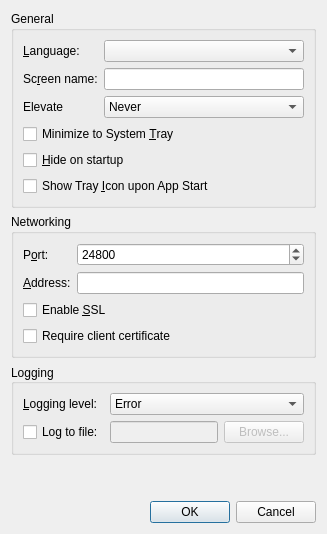
<?xml version="1.0" encoding="UTF-8"?>
<ui version="4.0">
 <class>SettingsDialog</class>
 <widget class="QDialog" name="SettingsDialog">
  <property name="geometry">
   <rect>
    <x>0</x>
    <y>0</y>
    <width>400</width>
    <height>0</height>
   </rect>
  </property>
  <property name="windowTitle">
   <string>Settings</string>
  </property>
  <layout class="QVBoxLayout" name="verticalLayout">
   <item>
    <widget class="QGroupBox" name="m_pGroupGeneral">
     <property name="enabled">
      <bool>true</bool>
     </property>
     <property name="sizePolicy">
      <sizepolicy hsizetype="Preferred" vsizetype="Preferred">
       <horstretch>0</horstretch>
       <verstretch>0</verstretch>
      </sizepolicy>
     </property>
     <property name="title">
      <string>General</string>
     </property>
     <layout class="QFormLayout" name="formLayout">
      <property name="fieldGrowthPolicy">
       <enum>QFormLayout::AllNonFixedFieldsGrow</enum>
      </property>
      <item row="0" column="0">
       <widget class="QLabel" name="m_pLabel_27">
        <property name="sizePolicy">
         <sizepolicy hsizetype="Preferred" vsizetype="Preferred">
          <horstretch>0</horstretch>
          <verstretch>0</verstretch>
         </sizepolicy>
        </property>
        <property name="minimumSize">
         <size>
          <width>75</width>
          <height>0</height>
         </size>
        </property>
        <property name="text">
         <string>&amp;Language:</string>
        </property>
        <property name="buddy">
         <cstring>m_pComboLanguage</cstring>
        </property>
       </widget>
      </item>
      <item row="0" column="1">
       <widget class="QComboBox" name="m_pComboLanguage"/>
      </item>
      <item row="1" column="0">
       <widget class="QLabel" name="m_pLabel_19">
        <property name="minimumSize">
         <size>
          <width>75</width>
          <height>0</height>
         </size>
        </property>
        <property name="text">
         <string>Sc&amp;reen name:</string>
        </property>
        <property name="buddy">
         <cstring>m_pLineEditScreenName</cstring>
        </property>
       </widget>
      </item>
      <item row="1" column="1">
       <widget class="QLineEdit" name="m_pLineEditScreenName">
        <property name="enabled">
         <bool>true</bool>
        </property>
       </widget>
      </item>
      <item row="2" column="0">
       <widget class="QLabel" name="m_pLabelElevate">
        <property name="text">
         <string>Elevate</string>
        </property>
       </widget>
      </item>
      <item row="2" column="1">
       <widget class="QComboBox" name="m_pComboElevate">
        <property name="toolTip">
         <string>Specify when the InputServer service should run at an elevated privilege level</string>
        </property>
        <property name="currentIndex">
         <number>2</number>
        </property>
        <item>
         <property name="text">
          <string>As Needed</string>
         </property>
        </item>
        <item>
         <property name="text">
          <string>Always</string>
         </property>
        </item>
        <item>
         <property name="text">
          <string>Never</string>
         </property>
        </item>
       </widget>
      </item>
      <item row="3" column="0" colspan="2">
       <widget class="QCheckBox" name="m_pCheckBoxMinimizeToTray">
        <property name="text">
         <string>Minimize to System &amp;Tray</string>
        </property>
       </widget>
      </item>
      <item row="4" column="0" colspan="2">
       <widget class="QCheckBox" name="m_pCheckBoxAutoHide">
        <property name="text">
         <string>&amp;Hide on startup</string>
        </property>
       </widget>
      </item>
      <item row="5" column="0" colspan="2">
       <widget class="QCheckBox" name="m_pCheckBoxAutoStart">
        <property name="text">
         <string>Show Tray &amp;Icon upon App Start</string>
        </property>
       </widget>
      </item>
     </layout>
    </widget>
   </item>
   <item>
    <widget class="QGroupBox" name="m_pGroupNetworking">
     <property name="title">
      <string>Networking</string>
     </property>
     <layout class="QGridLayout" name="gridLayout_3">
      <item row="1" column="0">
       <widget class="QLabel" name="m_pLabel_21">
        <property name="text">
         <string>&amp;Address:</string>
        </property>
        <property name="buddy">
         <cstring>m_pLineEditInterface</cstring>
        </property>
       </widget>
      </item>
      <item row="0" column="0">
       <widget class="QLabel" name="m_pLabel_20">
        <property name="text">
         <string>P&amp;ort:</string>
        </property>
        <property name="buddy">
         <cstring>m_pSpinBoxPort</cstring>
        </property>
       </widget>
      </item>
      <item row="0" column="1">
       <widget class="QSpinBox" name="m_pSpinBoxPort">
        <property name="enabled">
         <bool>true</bool>
        </property>
        <property name="sizePolicy">
         <sizepolicy hsizetype="MinimumExpanding" vsizetype="Fixed">
          <horstretch>0</horstretch>
          <verstretch>0</verstretch>
         </sizepolicy>
        </property>
        <property name="maximum">
         <number>65535</number>
        </property>
        <property name="value">
         <number>24800</number>
        </property>
       </widget>
      </item>
      <item row="1" column="1">
       <widget class="QLineEdit" name="m_pLineEditInterface">
        <property name="enabled">
         <bool>true</bool>
        </property>
       </widget>
      </item>
      <item row="2" column="0" colspan="2">
       <widget class="QCheckBox" name="m_pCheckBoxEnableCrypto">
        <property name="text">
         <string>Enable &amp;SSL</string>
        </property>
       </widget>
      </item>
      <item row="3" column="0" colspan="2">
       <widget class="QCheckBox" name="checkbox_require_client_certificate">
        <property name="text">
         <string>Require client certificate</string>
        </property>
       </widget>
      </item>
     </layout>
    </widget>
   </item>
   <item>
    <widget class="QGroupBox" name="m_pGroupLog">
     <property name="sizePolicy">
      <sizepolicy hsizetype="Preferred" vsizetype="Preferred">
       <horstretch>0</horstretch>
       <verstretch>0</verstretch>
      </sizepolicy>
     </property>
     <property name="title">
      <string>Logging</string>
     </property>
     <property name="alignment">
      <set>Qt::AlignLeading|Qt::AlignLeft|Qt::AlignVCenter</set>
     </property>
     <property name="flat">
      <bool>false</bool>
     </property>
     <layout class="QGridLayout" name="gridLayout_2">
      <item row="1" column="0">
       <widget class="QCheckBox" name="m_pCheckBoxLogToFile">
        <property name="text">
         <string>Log to file:</string>
        </property>
       </widget>
      </item>
      <item row="1" column="2">
       <widget class="QPushButton" name="m_pButtonBrowseLog">
        <property name="enabled">
         <bool>false</bool>
        </property>
        <property name="text">
         <string>Browse...</string>
        </property>
       </widget>
      </item>
      <item row="0" column="1" colspan="2">
       <widget class="QComboBox" name="m_pComboLogLevel">
        <item>
         <property name="text">
          <string>Error</string>
         </property>
        </item>
        <item>
         <property name="text">
          <string>Warning</string>
         </property>
        </item>
        <item>
         <property name="text">
          <string>Note</string>
         </property>
        </item>
        <item>
         <property name="text">
          <string>Info</string>
         </property>
        </item>
        <item>
         <property name="text">
          <string>Debug</string>
         </property>
        </item>
        <item>
         <property name="text">
          <string>Debug1</string>
         </property>
        </item>
        <item>
         <property name="text">
          <string>Debug2</string>
         </property>
        </item>
       </widget>
      </item>
      <item row="0" column="0">
       <widget class="QLabel" name="m_pLabel_3">
        <property name="minimumSize">
         <size>
          <width>75</width>
          <height>0</height>
         </size>
        </property>
        <property name="text">
         <string>&amp;Logging level:</string>
        </property>
        <property name="buddy">
         <cstring>m_pComboLogLevel</cstring>
        </property>
       </widget>
      </item>
      <item row="1" column="1">
       <widget class="QLineEdit" name="m_pLineEditLogFilename">
        <property name="enabled">
         <bool>false</bool>
        </property>
       </widget>
      </item>
     </layout>
    </widget>
   </item>
   <item>
    <spacer name="verticalSpacer">
     <property name="orientation">
      <enum>Qt::Vertical</enum>
     </property>
     <property name="sizeHint" stdset="0">
      <size>
       <width>20</width>
       <height>40</height>
      </size>
     </property>
    </spacer>
   </item>
   <item>
    <widget class="QDialogButtonBox" name="buttonBox">
     <property name="orientation">
      <enum>Qt::Horizontal</enum>
     </property>
     <property name="standardButtons">
      <set>QDialogButtonBox::Cancel|QDialogButtonBox::Ok</set>
     </property>
    </widget>
   </item>
  </layout>
 </widget>
 <tabstops>
  <tabstop>m_pComboLanguage</tabstop>
  <tabstop>m_pLineEditScreenName</tabstop>
  <tabstop>m_pComboElevate</tabstop>
  <tabstop>m_pCheckBoxMinimizeToTray</tabstop>
  <tabstop>m_pCheckBoxAutoHide</tabstop>
  <tabstop>m_pCheckBoxAutoStart</tabstop>
  <tabstop>m_pSpinBoxPort</tabstop>
  <tabstop>m_pLineEditInterface</tabstop>
  <tabstop>m_pCheckBoxEnableCrypto</tabstop>
  <tabstop>m_pComboLogLevel</tabstop>
  <tabstop>m_pCheckBoxLogToFile</tabstop>
  <tabstop>m_pLineEditLogFilename</tabstop>
  <tabstop>m_pButtonBrowseLog</tabstop>
 </tabstops>
 <resources/>
 <connections/>
</ui>
